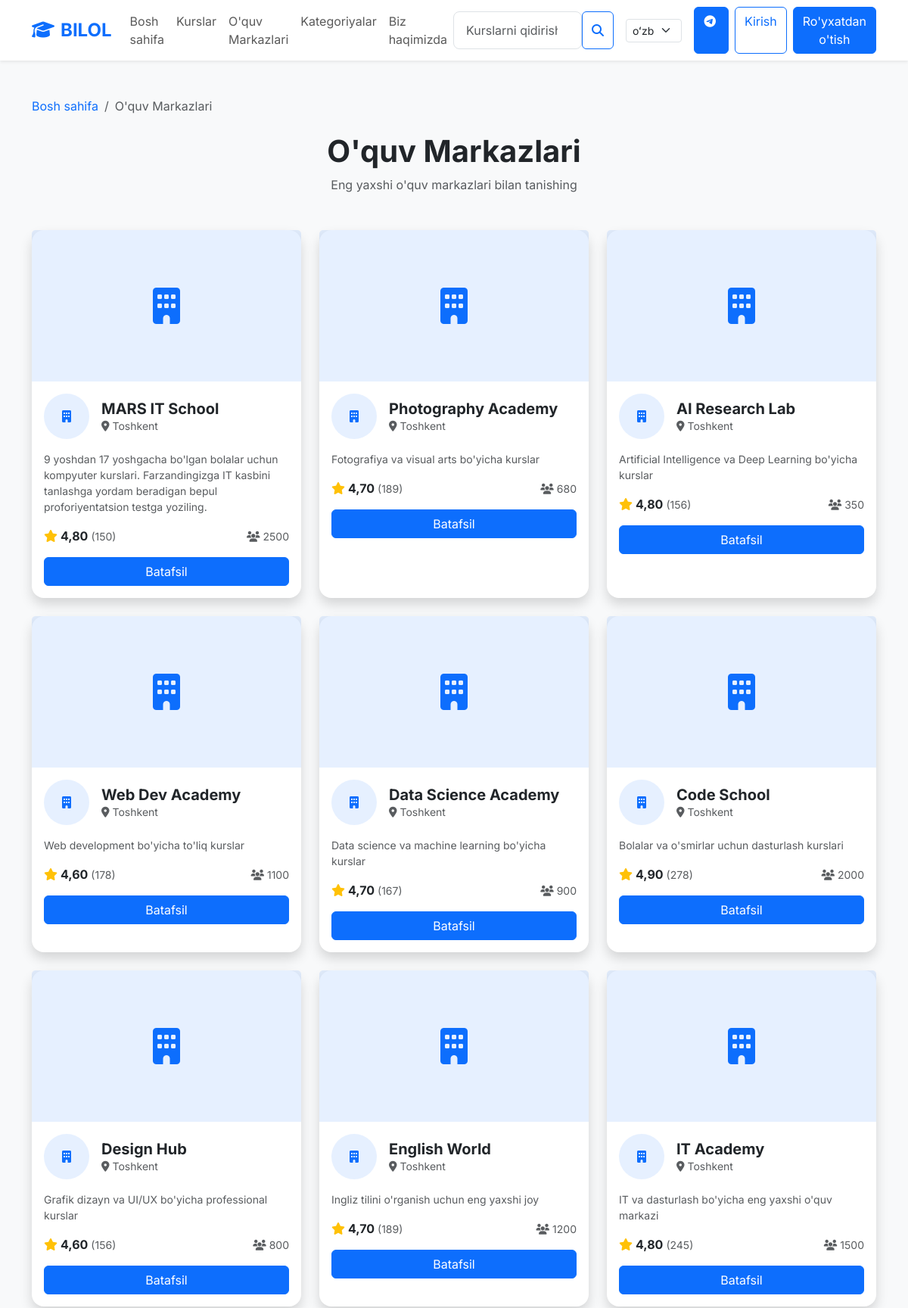
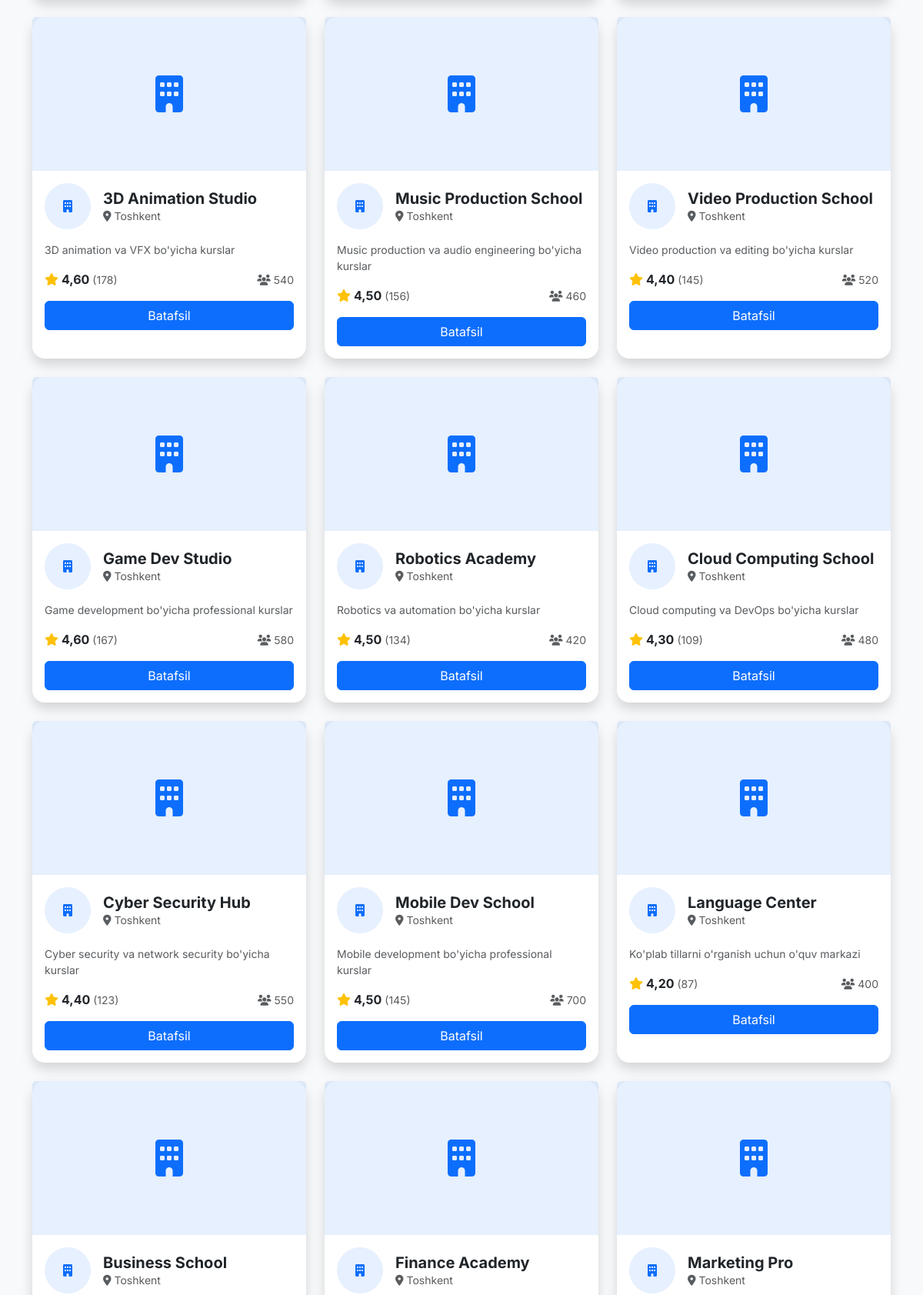
The app's page /centers/ (upper part) with its own data (2 pictures, top to bottom).
### apps/courses/models.py (models this page shows, shortened)
class EducationalCenter(models.Model):
    name = models.CharField(max_length=300)
    slug = models.SlugField(unique=True)
    description = models.TextField()
    short_description = models.CharField(max_length=500)
    logo = models.ImageField(upload_to='centers/logos/', blank=True, null=True)
    cover_image = models.ImageField(upload_to='centers/covers/', blank=True, null=True)
    phone = models.CharField(max_length=20)
    email = models.EmailField(blank=True, null=True)
    address = models.TextField()
    city = models.CharField(max_length=100, default='Toshkent')
    website = models.URLField(blank=True, null=True)
    telegram = models.URLField(blank=True, null=True)
    instagram = models.URLField(blank=True, null=True)
    facebook = models.URLField(blank=True, null=True)
    rating = models.DecimalField(max_digits=3, decimal_places=2, default=0.00)
    reviews_count = models.PositiveIntegerField(default=0)
    students_count = models.PositiveIntegerField(default=0)
    courses_count = models.PositiveIntegerField(default=0)
    is_featured = models.BooleanField(default=False)
    is_active = models.BooleanField(default=True)
    created_at = models.DateTimeField(auto_now_add=True)
    updated_at = models.DateTimeField(auto_now=True)
    class Meta:
        verbose_name = 'Educational Center'
        verbose_name_plural = 'Educational Centers'
        ordering = ['-is_featured', '-created_at']

### apps/courses/views.py (the view)
# urls.py: path('centers/', views.centers_list_view, name='centers_list'),
def centers_list_view(request):
    centers = EducationalCenter.objects.filter(is_active=True)
    context = {
        'centers': centers,
    }
    return render(request, 'courses/centers_list.html', context)

### templates/courses/centers_list.html (shortened to what this page needs)
{% extends 'base.html' %}
{% load i18n %}
{% block content %}
<section class="py-5 bg-light">
    <div class="container">
        <nav aria-label="breadcrumb" class="mb-4">
            <ol class="breadcrumb">
                <li class="breadcrumb-item"><a href="{% url 'courses:home' %}" class="text-decoration-none">{% trans "Bosh sahifa" %}</a></li>
                <li class="breadcrumb-item active" aria-current="page">{% trans "O'quv Markazlari" %}</li>
            </ol>
        </nav>
        <div class="text-center mb-5">
            <h1 class="fw-bold mb-2">{% trans "O'quv Markazlari" %}</h1>
            <p class="text-muted">{% trans "Eng yaxshi o'quv markazlari bilan tanishing" %}</p>
        </div>
        <div class="row g-4">
            {% for center in centers %}
            <div class="col-md-6 col-lg-4">
                <div class="card card-custom h-100">
                    {% if center.cover_image %}
                    <img src="{{ center.cover_image.url }}" alt="{{ center.name }}" class="card-img-top" style="height: 200px; object-fit: cover;">
                    {% else %}
                    <div class="card-img-top bg-primary bg-opacity-10 d-flex align-items-center justify-content-center" style="height: 200px;">
                        <i class="fas fa-building fa-3x text-primary"></i>
                    </div>
                    {% endif %}
                    <div class="card-body">
                        <div class="d-flex align-items-center mb-3">
                            {% if center.logo %}
                            <img src="{{ center.logo.url }}" alt="{{ center.name }}" class="rounded-circle me-3" style="width: 60px; height: 60px; object-fit: cover;">
                            {% else %}
                            <div class="rounded-circle bg-primary bg-opacity-10 d-flex align-items-center justify-content-center me-3" style="width: 60px; height: 60px;">
                                <i class="fas fa-building text-primary"></i>
                            </div>
                            {% endif %}
                            <div>
                                <h5 class="fw-bold mb-0">{{ center.name }}</h5>
                                <p class="text-muted small mb-0"><i class="fas fa-map-marker-alt me-1"></i>{{ center.city }}</p>
                            </div>
                        </div>
                        <p class="text-muted small mb-3">{{ center.short_description }}</p>
                        <div class="d-flex align-items-center justify-content-between mb-3">
                            <div class="d-flex align-items-center">
                                <i class="fas fa-star text-warning me-1"></i>
                                <span class="fw-bold">{{ center.rating }}</span>
                                <span class="text-muted small ms-1">({{ center.reviews_count }})</span>
                            </div>
                            <div class="text-muted small">
                                <i class="fas fa-users me-1"></i>{{ center.students_count }}
                            </div>
                        </div>
                        <a href="{% url 'courses:center_detail' center.slug %}" class="btn btn-primary w-100">
                            {% trans "Batafsil" %}
                        </a>
                    </div>
                </div>
            </div>
            {% empty %}
            <div class="col-12 text-center py-5">
                <i class="fas fa-building fa-3x text-muted mb-3"></i>
                <p class="text-muted">{% trans "O'quv markazlari hozircha yo'q." %}</p>
            </div>
            {% endfor %}
        </div>
    </div>
</section>
{% endblock %}

### static/css/style.css (style rules this page uses)
:root { --primary-color: #0d6efd; --secondary-color: #6c757d; --success-color: #198754; --danger-color: #dc3545; --warning-color: #ffc107; --info-color: #0dcaf0; --light-color: #f8f9fa; --dark-color: #212529; }
body { font-family: 'Inter', sans-serif; background-color: #f8f9fa; }
.card-custom { border: none; border-radius: 1rem; box-shadow: 0 0.5rem 1rem rgba(0, 0, 0, 0.15); transition: transform 0.3s ease, box-shadow 0.3s ease; }
html { scroll-behavior: smooth; }

### records on screen
EducationalCenter: name "MARS IT School", city "Toshkent", short_description "9 yoshdan 17 yoshgacha bo'lgan bolalar uchun kompyuter kurslari. Farzandingizga IT kasbini tanlashga yordam beradigan bepul proforiyentatsion testga yoziling.", rating "4,80", reviews_count "150", students_count "2500"
EducationalCenter: name "Photography Academy", city "Toshkent", short_description "Fotografiya va visual arts bo'yicha kurslar", rating "4,70", reviews_count "189", students_count "680"
EducationalCenter: name "AI Research Lab", city "Toshkent", short_description "Artificial Intelligence va Deep Learning bo'yicha kurslar", rating "4,80", reviews_count "156", students_count "350"
EducationalCenter: name "Web Dev Academy", city "Toshkent", short_description "Web development bo'yicha to'liq kurslar", rating "4,60", reviews_count "178", students_count "1100"
EducationalCenter: name "Data Science Academy", city "Toshkent", short_description "Data science va machine learning bo'yicha kurslar", rating "4,70", reviews_count "167", students_count "900"
EducationalCenter: name "Code School", city "Toshkent", short_description "Bolalar va o'smirlar uchun dasturlash kurslari", rating "4,90", reviews_count "278", students_count "2000"
EducationalCenter: name "Design Hub", city "Toshkent", short_description "Grafik dizayn va UI/UX bo'yicha professional kurslar", rating "4,60", reviews_count "156", students_count "800"
EducationalCenter: name "English World", city "Toshkent", short_description "Ingliz tilini o'rganish uchun eng yaxshi joy", rating "4,70", reviews_count "189", students_count "1200"
EducationalCenter: name "IT Academy", city "Toshkent", short_description "IT va dasturlash bo'yicha eng yaxshi o'quv markazi", rating "4,80", reviews_count "245", students_count "1500"
EducationalCenter: name "3D Animation Studio", city "Toshkent", short_description "3D animation va VFX bo'yicha kurslar", rating "4,60", reviews_count "178", students_count "540"
EducationalCenter: name "Music Production School", city "Toshkent", short_description "Music production va audio engineering bo'yicha kurslar", rating "4,50", reviews_count "156", students_count "460"
EducationalCenter: name "Video Production School", city "Toshkent", short_description "Video production va editing bo'yicha kurslar", rating "4,40", reviews_count "145", students_count "520"
EducationalCenter: name "Game Dev Studio", city "Toshkent", short_description "Game development bo'yicha professional kurslar", rating "4,60", reviews_count "167", students_count "580"
EducationalCenter: name "Robotics Academy", city "Toshkent", short_description "Robotics va automation bo'yicha kurslar", rating "4,50", reviews_count "134", students_count "420"
EducationalCenter: name "Cloud Computing School", city "Toshkent", short_description "Cloud computing va DevOps bo'yicha kurslar", rating "4,30", reviews_count "109", students_count "480"
EducationalCenter: name "Cyber Security Hub", city "Toshkent", short_description "Cyber security va network security bo'yicha kurslar", rating "4,40", reviews_count "123", students_count "550"
EducationalCenter: name "Mobile Dev School", city "Toshkent", short_description "Mobile development bo'yicha professional kurslar", rating "4,50", reviews_count "145", students_count "700"
EducationalCenter: name "Language Center", city "Toshkent", short_description "Ko'plab tillarni o'rganish uchun o'quv markazi", rating "4,20", reviews_count "87", students_count "400"
EducationalCenter: name "Business School", city "Toshkent"
EducationalCenter: name "Finance Academy", city "Toshkent"
EducationalCenter: name "Marketing Pro", city "Toshkent"

### other values on screen
form field language "oʻzbek tili"
